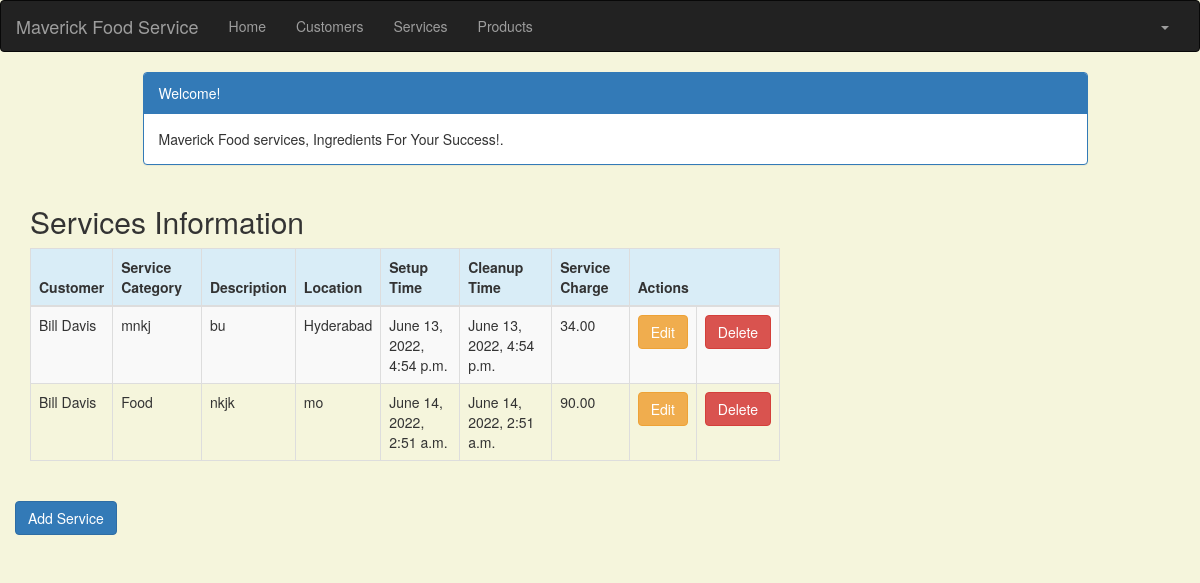
Screenshot of /service_list (signed in) with the database file from the repository.
### crm/models.py (models this page shows, shortened)
class Service(models.Model):
            cust_name = models.ForeignKey(Customer, on_delete=models.CASCADE, related_name='services')
            service_category = models.CharField(max_length=100)
            description = models.TextField()
            location = models.CharField(max_length=200)
            setup_time = models.DateTimeField(
                default=timezone.now)
            cleanup_time = models.DateTimeField(
                default=timezone.now)
            service_charge = models.DecimalField(max_digits=10, decimal_places=2)
            created_date = models.DateTimeField(
                default=timezone.now)
            updated_date = models.DateTimeField(auto_now_add=True)

class Customer(models.Model):
    cust_name = models.CharField(max_length=50)
    organization = models.CharField(max_length=100, blank=True)
    role = models.CharField(max_length=100)
    email = models.EmailField(max_length=100)
    bldgroom = models.CharField(max_length=100)
    address = models.CharField(max_length=200)
    account_number = models.IntegerField(blank=False, null=False)
    city = models.CharField(max_length=50)
    state = models.CharField(max_length=50)
    zipcode = models.CharField(max_length=10)
    phone_number = models.CharField(max_length=50)
    created_date = models.DateTimeField(
        default=timezone.now)
    updated_date = models.DateTimeField(auto_now_add=True)
    def __str__(self):
        return str(self.cust_name)

### crm/views.py (the view)
# urls.py: path('service_list', views.service_list, name='service_list'),
@login_required
def service_list(request):
   services = Service.objects.filter(created_date__lte=timezone.now())
   return render(request, 'crm/service_list.html', {'services': services})

### crm/templates/crm/service_list.html (shortened to what this page needs)
<!DOCTYPE html>
<html lang="en">
{% extends 'crm/base.html' %}
{% block content %}
    <head>
        <link rel="stylesheet" href="https://maxcdn.bootstrapcdn.com/bootstrap/3.3.4/css/bootstrap.min.css">
    </head>
    <body>
    <div class="container">
        <div class="row">
            <div class="col-md-10 col-md-offset-1">
                <div class="panel panel-primary">
                    <div class="panel-heading">Welcome!</div>
                    <div class="panel-body">
                        Maverick Food services, Ingredients For Your Success!.
                        </div>
                </div>
            </div>
        </div>
    </div>
    <div class="row">
        <h2 style="padding-left: 15Px">Services Information</h2>
    </div>
    <div>
        <table class="table table-striped table-bordered table-hover">
            <thead>
            <tr class="bg-info">
                <th>Customer</th>
                <th>Service Category</th>
                <th>Description</th>
                <th>Location</th>
                <th>Setup Time</th>
                <th>Cleanup Time</th>
                <th>Service Charge</th>
                <th colspan="3">Actions</th>
            </tr>
            </thead>
            <tbody>
            {% for service in services %}
                <tr>
                    <td>{{ service.cust_name }}</td>
                    <td>{{ service.service_category }}</td>
                    <td>{{ service.description }}</td>
                    <td>{{ service.location }}</td>
                    <td>{{ service.setup_time }}</td>
                    <td>{{ service.cleanup_time }}</td>
                    <td>{{ service.service_charge }}</td>
                    <td><a href="{% url 'crm:service_edit' pk=service.pk %}"
                           class="btn btn-warning">Edit</a></td>
                    <td><a href="{% url 'crm:service_delete' pk=service.pk %}"
       onclick="return confirm('Are you sure you want to delete?')"
       class="btn btn-danger">Delete</a>
                    </td>
                </tr>
            {% endfor %}
            </tbody>
        </table>
    </div>
    <div class="row">
         <a href="{% url 'crm:service_new' %}" class="row"><span
                    class="btn btn-primary">Add Service</span></a>
     </div>
    </body>
{% endblock %}

### crm/templates/crm/service_list.html (style rules this page uses)
body { background-color: beige; }

### rows the page displays
Service: cust_name "Bill Davis", service_category "mnkj", description "bu", location "Hyderabad", setup_time "June 13, 2022, 4:54 p.m.", cleanup_time "June 13, 2022, 4:54 p.m.", service_charge "34.00"
Service: cust_name "Bill Davis", service_category "Food", description "nkjk", location "mo", setup_time "June 14, 2022, 2:51 a.m.", cleanup_time "June 14, 2022, 2:51 a.m.", service_charge "90.00"
